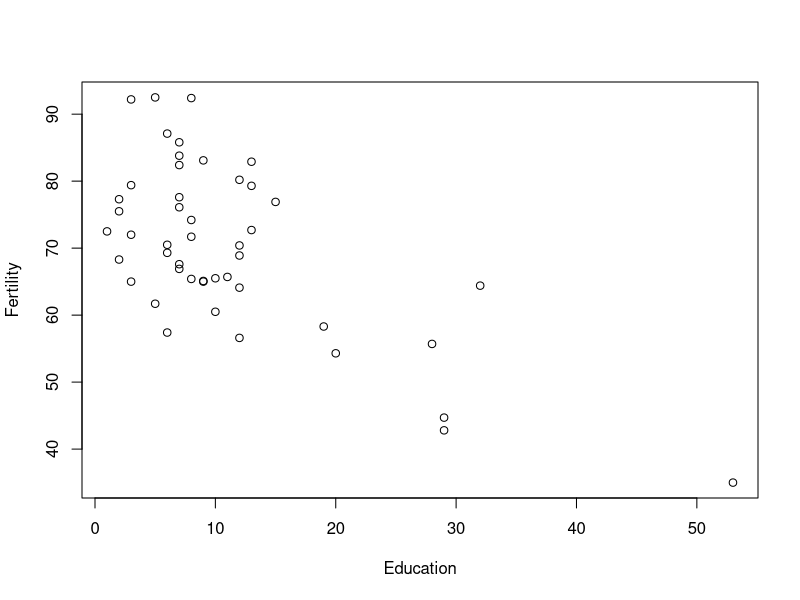
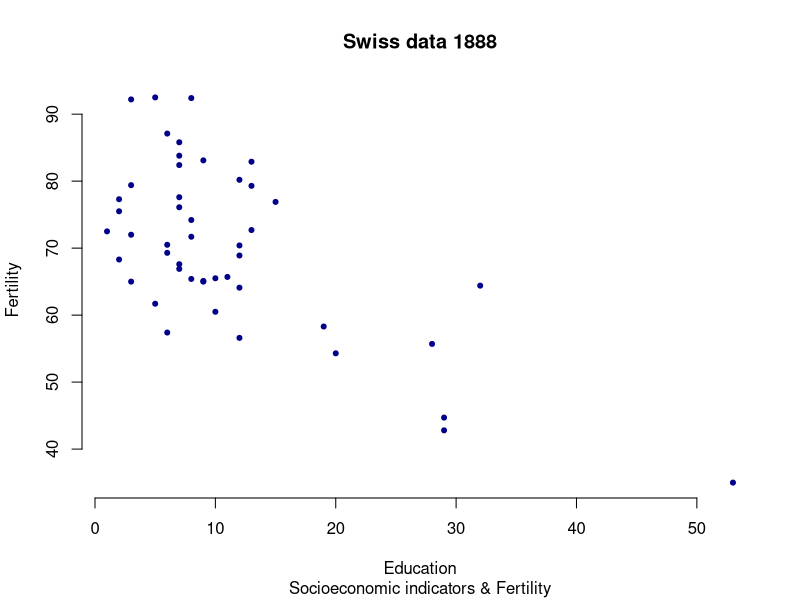
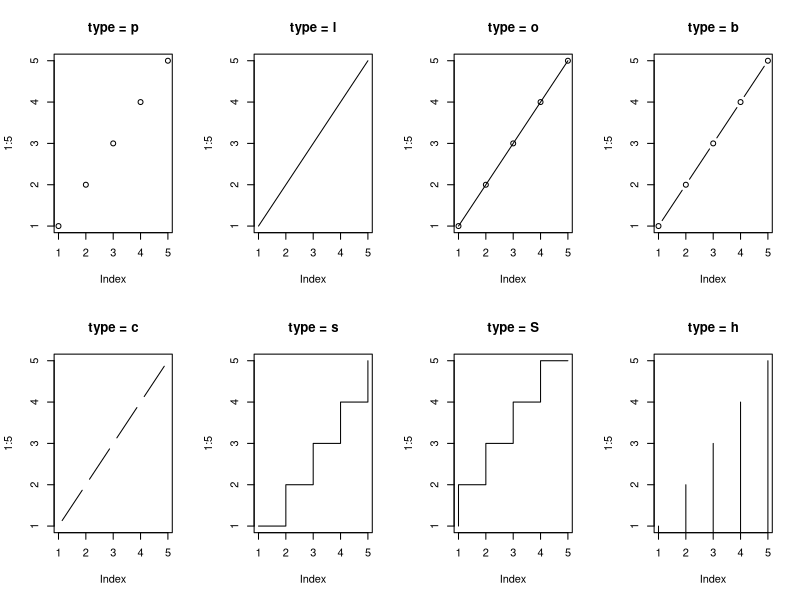
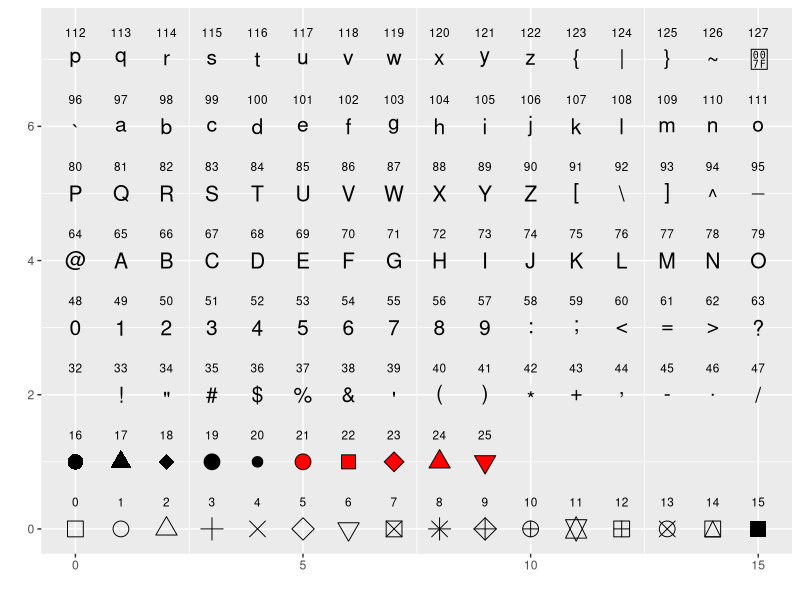
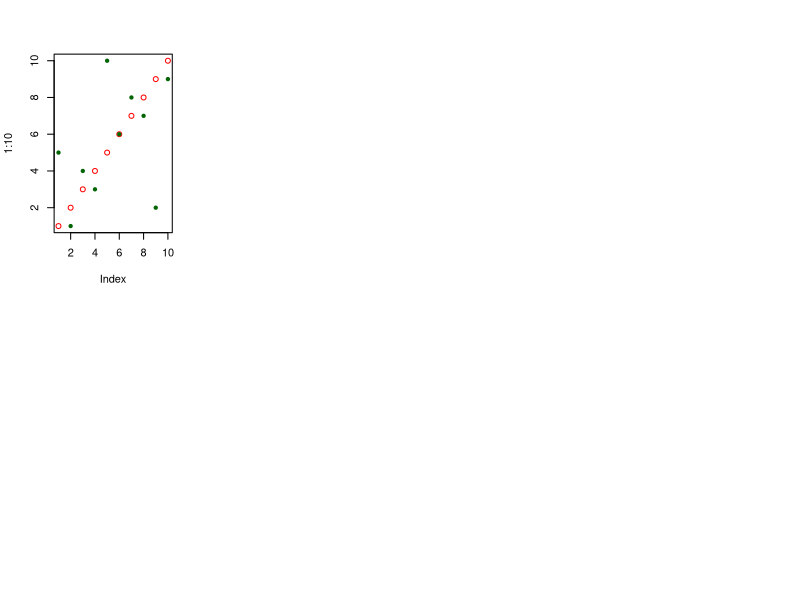
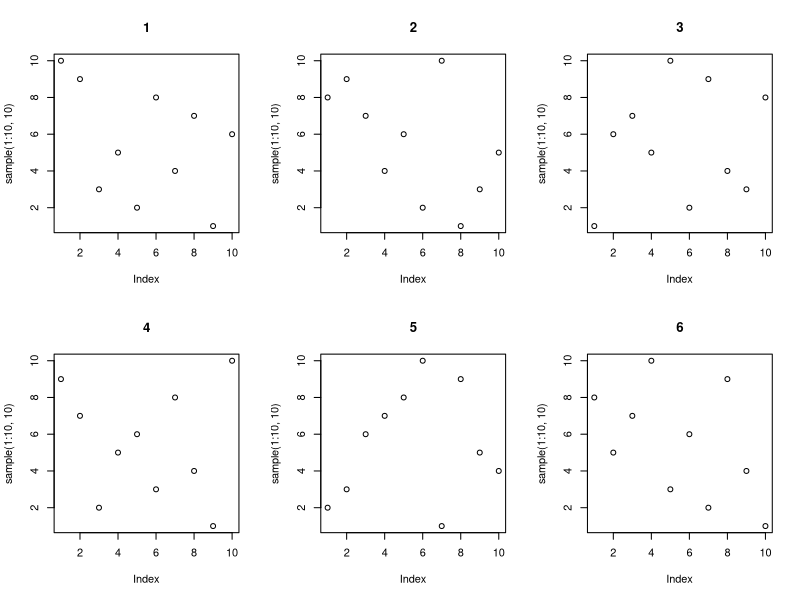
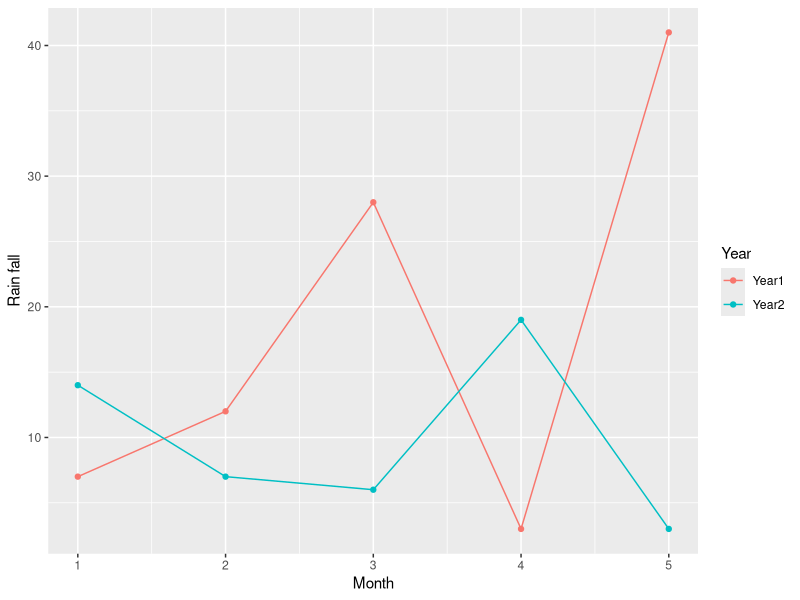
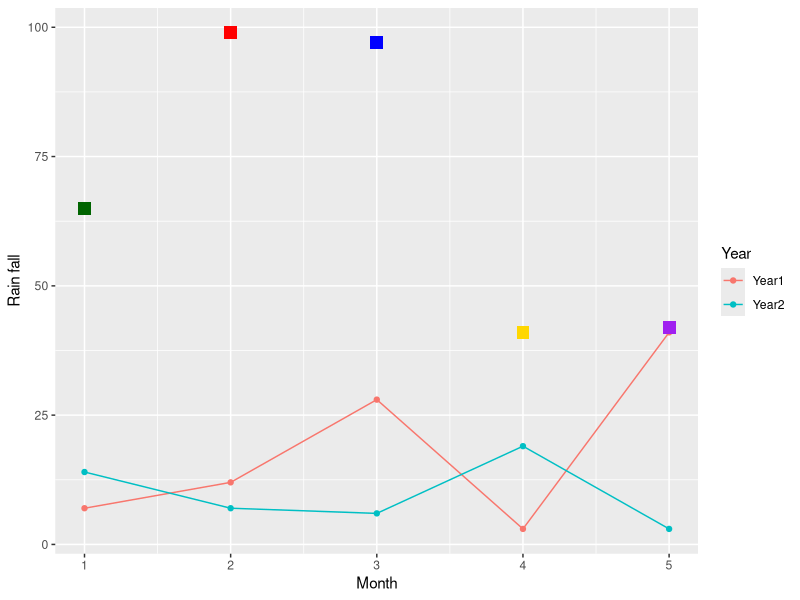

Generate these figures, in order, with R:
## ---- chunk 1
head(swiss)
## ---- chunk 2
with(swiss, plot(Education, Fertility))
## ---- chunk 3
#| label: edu-vs-fertility
with(swiss, plot(Education, Fertility, 
  type = "p", main = "Swiss data 1888", 
  sub = "Socioeconomic indicators & Fertility", 
  xlab = "Education", ylab = "Fertility", col = "darkblue", 
  xlim = range(Education), ylim = range(Fertility), 
  pch = 20, frame.plot = FALSE))
## ---- chunk 4
par(mfrow = c(2, 4))
opts <- c("p", "l", "o", "b", "c", "s", "S", "h")
for (o in opts) {
  plot(1:5, type = o, main = paste("type =", o))
}
## ---- chunk 5
library(tidyverse)
ggplot(data.frame(p = c(0:25, 32:127))) +
  scale_y_continuous(name = "") + scale_x_continuous(name = "") +
  scale_shape_identity() +
  geom_point(aes(x = p %% 16, y = p %/% 16, shape = p), size = 5, fill = "red") +
  geom_text(aes(x = p %% 16, y = p %/% 16 + 0.4, label = p), size = 3)
## ---- chunk 6
plot(1:10, col = "red")         # high-level
points(sample(1:10, 10), col = "darkgreen", pch = 20)  # low-level
## ---- chunk 7
par(c("mar", "bg"))  # show specific parameters
## ---- chunk 8
par(mfrow = c(2, 3))   # 2 rows, 3 cols, fill by row
for (i in 1:6)
  plot(sample(1:10, 10), main = i)
## ---- chunk 9
library(tidyverse)

year1 <- c(7, 12, 28, 3, 41)
year2 <- c(14, 7, 6, 19, 3)

df <- rbind(
  tibble(month = 1:length(year1), value = year1, cat = "Year1"),
  tibble(month = 1:length(year2), value = year2, cat = "Year2"))

plot1 <- ggplot(df, aes(x = month, y = value, colour = cat)) +
  geom_line() + geom_point() +
  xlab("Month") + ylab("Rain fall") +
  labs(colour = "Year")
## ---- chunk 10
plot1
## ---- chunk 11
plot1 +
  geom_point(data = data.frame(x2 = 1:5, y2 = sample(30:100, 5)),
             aes(x = x2, y = y2),
             colour = c("darkgreen", "red", "blue", "gold", "purple"),
             shape = 15, size = 4)
## ---- chunk 12
ggplot(mtcars, aes(x = wt, y = mpg, colour = factor(cyl), shape = factor(cyl))) +
  geom_point() +
  xlab("Weight (1000 lbs)") + ylab("Miles/(US) gallon") +
  labs(colour = "Cylinders", shape = "Cylinders")
## ---- chunk 13
ggplot(ToothGrowth, aes(x = factor(dose), y = len, fill = supp)) +
  geom_boxplot() + scale_fill_brewer(palette = "Paired") +
  labs(fill = "Supplement", x = "Dose (mg)")
## ---- chunk 14
ggplot(mtcars, aes(x = wt, y = mpg, colour = factor(cyl), shape = factor(cyl))) +
  geom_point() + ## layer 1
  geom_smooth(method = "lm", se = FALSE) + ## layer 2; both layers use the same data
  xlab("Weight (1000 lbs)") + ylab("Miles/(US) gallon") +
  labs(colour = "Cylinders", shape = "Cylinders")
## ---- chunk 15
mpg %>% ggplot(aes(displ, hwy)) +
  geom_point(aes(colour = cyl, fill = class), shape = 21, size = 3, stroke = 2)
## ---- chunk 16
ggplot(iris, aes(x = Sepal.Length, y = Sepal.Width, color = Species)) +
  geom_point(size = 2) +
  scale_color_brewer(palette = "Set1")
## ---- chunk 17
mtcars %>% ggplot(aes(disp, mpg)) +
  geom_point(aes(color = factor(cyl))) +
  scale_color_manual(breaks = c("4", "6", "8"),
                     values = c("red", "green", "blue"))
## ---- chunk 18
mpg %>% ggplot(aes(displ, hwy)) +
  geom_point(aes(color = displ)) +
  scale_color_gradient(low = "black", high = "yellow")
## ---- chunk 19
mpg %>% ggplot(aes(displ, hwy)) +
  geom_point(aes(color = displ)) +
  scale_colour_gradient2(low = "black", mid = "red", high = "yellow", midpoint = 4.5)
## ---- chunk 20
mpg %>% ggplot(aes(displ, hwy)) +
  geom_point(aes(color = displ)) +
  scale_colour_gradientn(colors = c("black", "red", "yellow", "blue", "pink"))
## ---- chunk 21
library(ggsci)
library(gridExtra)

data("diamonds")
p1 <- ggplot(subset(diamonds, carat >= 2.2),
             aes(x = table, y = price, colour = cut)) +
  geom_point(alpha = 0.7) +
  geom_smooth(method = "loess", alpha = 0.05, size = 1, span = 1) +
  theme_bw() + labs(tag = "A")

p2 <- ggplot(subset(diamonds, carat > 2.2 & depth > 55 & depth < 70),
             aes(x = depth, fill = cut)) +
  geom_histogram(colour = "black", binwidth = 1, position = "dodge") +
  theme_bw() + labs(tag = "B")
## ---- chunk 22
p1_npg <- p1 + scale_color_npg()
p2_npg <- p2 + scale_fill_npg()
grid.arrange(p1_npg, p2_npg, ncol = 2)
## ---- chunk 23
mpg %>% ggplot(aes(displ, hwy)) +
  geom_point(aes(size = cyl, colour = class, shape = class))
## ---- chunk 24
p1 <- ggplot(mpg, aes(displ, hwy)) + geom_point() + geom_smooth()

p1 + coord_cartesian(xlim = c(4, 6))   # zoom in
## ---- chunk 25
# Flip x and y axes
ggplot(mpg, aes(displ, cty)) + geom_point() + geom_smooth() + coord_flip()
## ---- chunk 26
ggplot(mpg, aes(cty, displ)) + geom_point() + geom_smooth() + coord_fixed()
## ---- chunk 27
rect <- data.frame(x = 50, y = 50)
line <- data.frame(x = c(1, 200), y = c(100, 1))
base <- ggplot(mapping = aes(x, y)) +
  geom_tile(data = rect, aes(width = 50, height = 50)) +
  geom_line(data = line)

base + coord_trans(y = "log10")
## ---- chunk 28
base2 <- ggplot(mtcars, aes(factor(1), fill = factor(cyl))) +
  geom_bar(width = 1) + theme(legend.position = "none") +
  scale_x_discrete(NULL, expand = c(0, 0)) +
  scale_y_continuous(NULL, expand = c(0, 0))

base2 + coord_polar(theta = "y")  # bar → pie
## ---- chunk 29
library(mapproj)
world <- map_data("world")
worldmap <- ggplot(world, aes(long, lat, group = group)) +
  geom_path() +
  scale_y_continuous(NULL, breaks = (-2:3) * 30, labels = NULL) +
  scale_x_continuous(NULL, breaks = (-4:4) * 45, labels = NULL)

worldmap + coord_map("ortho")  # orthographic projection
## ---- chunk 30
ggplot(mtcars, aes(x = wt, y = mpg)) +
  geom_point() +
  facet_grid(. ~ cyl, scales = "free")
## ---- chunk 31
ggplot(mtcars, aes(x = wt, y = mpg)) +
  geom_point() +
  facet_grid(cyl ~ .)
## ---- chunk 32
ggplot(mtcars, aes(x = wt, y = mpg)) + geom_point() + geom_smooth(method = "lm") +
  facet_wrap(. ~ cyl, ncol = 2, dir = "v")
## ---- chunk 33
ggplot(mtcars, aes(x = wt, y = mpg)) + geom_point() + geom_smooth(method = "lm") +
  facet_wrap(. ~ cyl, scales = "free")
